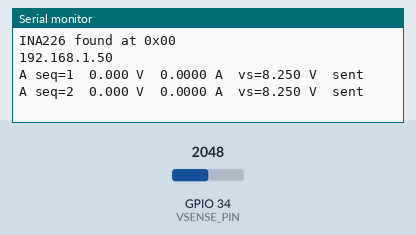
The sketch below on a simulated ESP32. Shown: the last lines printed to the serial monitor. Inputs (shaded band) come from the test bench; at power-on: GPIO 34 (VSENSE_PIN) = 2048. WiFi joins after 1.5 s; servers stay silent unless stated; uploads are accepted with an empty reply; not simulated (calls return 0 or success): secrets.h.

Above: at 2.7 s.
2.8 s: GPIO 34 (VSENSE_PIN) set to 2866
At 2.8 s:
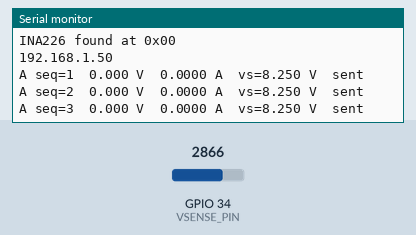
4.3 s: GPIO 34 (VSENSE_PIN) set to 3603
At 4.3 s:
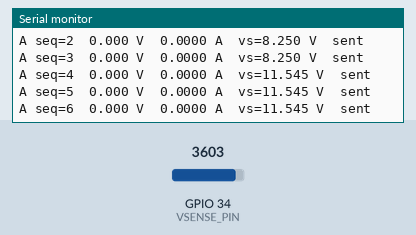
Timing chart, 0 to 7.3 s (numbered marks = the images above; inputs shaded):
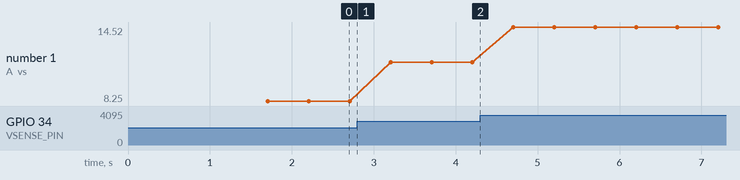

Measured:
- plotted number 1: 8.25 → 11.54 after the input at 2.8 s, 11.54 → 14.52 after the input at 4.3 s

The sketch:

node_a.ino
```cpp
// GridSentinel Edge, Node A: measures the whole feeder and posts telemetry to the gateway.

#include <WiFi.h>
#include <HTTPClient.h>
#include <Wire.h>
#include <ArduinoJson.h>
#include "config.h"
#include "secrets.h"
#include "ina226.h"

INA226 ina(INA_ADDR, SHUNT_OHMS);
uint32_t seq = 0;
unsigned long lastSample = 0, lastWifiTry = 0;

// The ESP32 ADC is noisy, so average a batch of calibrated readings.
float readVsense() {
  uint32_t mv = 0;
  for (int i = 0; i < 16; i++) mv += analogReadMilliVolts(VSENSE_PIN);
  return (mv / 16.0f) / 1000.0f * VSENSE_RATIO * VSENSE_TRIM;
}

bool post(const String &body) {
  HTTPClient http;
  http.begin(String(GATEWAY_URL) + "/telemetry");
  http.addHeader("Content-Type", "application/json");
  http.setTimeout(1500);
  int code = http.POST(body);
  http.end();
  return code == 200;
}

void sendSample() {
  float v = ina.busVolts();
  float i = ina.amps();
  float vs = readVsense();

  JsonDocument doc;
  doc["node_id"]   = NODE_ID;
  doc["seq"]       = ++seq;                 // advances even when the post fails, so gaps show up
  doc["uptime_ms"] = millis();
  doc["bus_v"]     = serialized(String(v, 3));
  doc["current_a"] = serialized(String(i, 4));
  doc["power_w"]   = serialized(String(v * i, 3));
  doc["vsense_v"]  = serialized(String(vs, 3));
  doc["rssi"]      = WiFi.RSSI();
  doc["fw"]        = FW_TAG;

  String body;
  serializeJson(doc, body);
  bool ok = (WiFi.status() == WL_CONNECTED) && post(body);
  Serial.printf("%s seq=%lu  %.3f V  %.4f A  vs=%.3f V  %s\n", NODE_ID, (unsigned long)seq, v, i, vs, ok ? "sent" : "not sent");
}

void setup() {
  Serial.begin(115200);
  Wire.begin(SDA_PIN, SCL_PIN);
  analogSetPinAttenuation(VSENSE_PIN, ADC_11db);

  if (ina.begin()) Serial.printf("INA226 found at 0x%02X\n", ina.address());
  else Serial.println("INA226 not answering. Check VCC, GND, SDA, SCL and the solder joints.");

  WiFi.mode(WIFI_STA);
  WiFi.begin(WIFI_SSID, WIFI_PASSWORD);
  unsigned long t0 = millis();
  while (WiFi.status() != WL_CONNECTED && millis() - t0 < 20000) delay(250);
  Serial.println(WiFi.status() == WL_CONNECTED ? WiFi.localIP().toString() : "Wi-Fi not connected yet, will keep trying");
}

void loop() {
  unsigned long now = millis();
  if (WiFi.status() != WL_CONNECTED && now - lastWifiTry > 5000) {
    lastWifiTry = now;
    WiFi.reconnect();
  }
  if (now - lastSample >= SAMPLE_PERIOD_MS) {
    lastSample = now;
    sendSample();
  }
}
```

config.h
```cpp
#pragma once
// Node A: feeder meter (INA226-A) and the 0-25 V voltage sensor.

#define NODE_ID "A"
#define FW_TAG  "node-a 1.0"

const unsigned long SAMPLE_PERIOD_MS = 500;   // keep in step with sample_period_s in config.toml

const uint8_t INA_ADDR   = 0x40;              // tried first; the driver then scans 0x40-0x4F
const float   SHUNT_OHMS = 0.1f;              // the R100 resistor on the module
const int     SDA_PIN    = 21;
const int     SCL_PIN    = 22;

const int   VSENSE_PIN   = 34;                // S pin of the voltage sensor, ADC1 channel
const float VSENSE_RATIO = 5.0f;              // divider ratio of the module
const float VSENSE_TRIM  = 1.0f;              // set after comparing with a multimeter at 12 V
```
